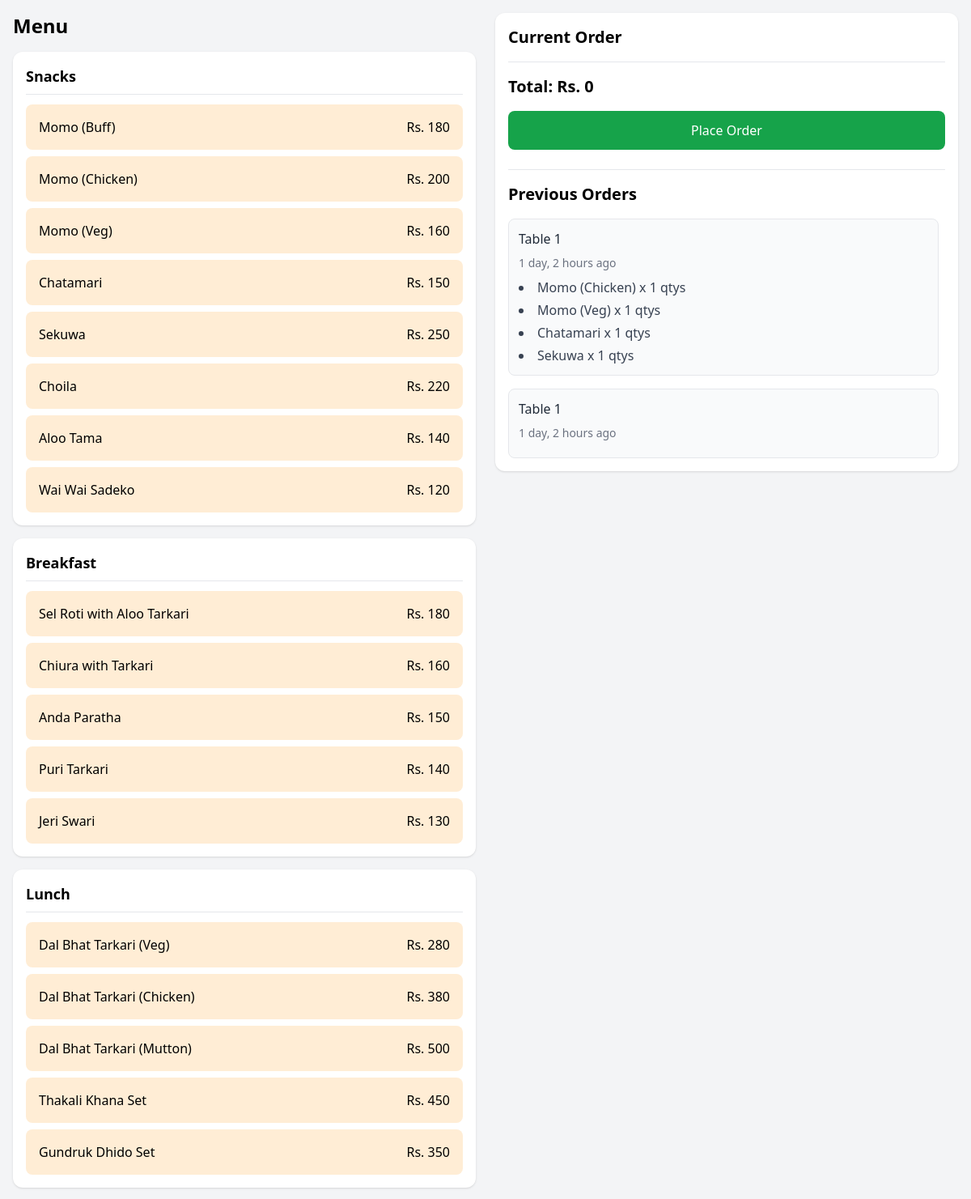
/orders/menu/1/ (signed in, upper part), run on the app's committed database.
### orders/models.py (models this page shows, shortened)
class Category(models.Model):
    name = models.CharField(max_length=150)
    class Meta:
        verbose_name_plural = "Categories"
    def __str__(self):
        return self.name

class MenuItem(models.Model):
    category = models.ForeignKey(Category, on_delete=models.CASCADE, related_name="items")
    name = models.CharField(max_length=200)
    price = models.PositiveIntegerField()
    description = models.TextField(null=True, blank=True)
    def __str__(self):
        return self.name

class Order(models.Model):
    class ORDER_STATUS(models.TextChoices):
        PREPARING = 'p', 'Preparing'
        READY = 'r', 'Ready'
        SERVED = 's', 'Served'
        BILLED = 'b', 'Billed'
    id = models.UUIDField(primary_key=True, default=uuid.uuid4, editable=False)
    table = models.ForeignKey(Table, on_delete=models.PROTECT, related_name="orders")
    status = models.CharField(max_length=2, choices=ORDER_STATUS, default=ORDER_STATUS.PREPARING)
    created_at = models.DateTimeField(auto_now_add=True)

class Table(models.Model):
    name = models.CharField(max_length=20)
    is_reserved = models.BooleanField(default=False, null=True)
    def __str__(self):
        return self.name

class OrderItem(models.Model):
    order = models.ForeignKey(Order, on_delete=models.PROTECT, related_name="items")
    menu_item = models.ForeignKey(MenuItem, on_delete=models.PROTECT, related_name="order_items")
    price = models.PositiveIntegerField()
    quantity = models.PositiveIntegerField(default=1)
    def __str__(self):
        return f"{self.menu_item}  x {self.quantity} qtys"

### orders/views.py (the view, shortened to what this page needs)
# urls.py: path("menu/<table_id>/", views.menu_view, name="menu_view_url"),
@role_required([User.ROLE_CHOICES.WAITER])
def menu_view(request, table_id):
    categories = Category.objects.all()
    orders = Order.objects.filter(
        table_id=table_id
    ).exclude(
        status=Order.ORDER_STATUS.BILLED
    ).order_by("-created_at")
    return render(request, "orders/menu.html", {
        'categories': categories,
        'table_id': table_id,
        'orders': orders
    })

### orders/templates/orders/menu.html (shortened to what this page needs)
{% load humanize %}
<!DOCTYPE html>
<html lang="en">
<head>
    <script src="https://cdn.tailwindcss.com"></script>
</head>
<body class="bg-gray-100">
    <div class="max-w-7xl mx-auto p-4">
        <div class="grid grid-cols-1 md:grid-cols-2 gap-6">
            <div>
                <h1 class="text-2xl font-bold mb-4">Menu</h1>
                {% for category in categories %}
                <div class="bg-white rounded-xl shadow p-4 mb-4">
                    <h2 class="font-bold text-lg mb-3 border-b pb-2">
                        {{ category }}
                    </h2>
                    <div class="grid gap-2">
                        {% for item in category.items.all %}
                        <div class="menu-item cursor-pointer bg-orange-100 hover:bg-orange-200 rounded-lg p-4 transition"
                            data-item-id="{{ item.id }}" data-item-name="{{ item.name }}"
                            data-item-price="{{ item.price }}">
                            <div class="flex justify-between">
                                <span class="font-medium">{{ item.name }}</span>
                                <span>Rs. {{ item.price }}</span>
                            </div>
                        </div>
                        {% endfor %}
                    </div>
                </div>
                {% endfor %}
            </div>
            <div class="bg-white rounded-xl shadow p-4 h-fit sticky top-4">
                <h2 class="text-xl font-bold mb-4">
                    Current Order
                </h2>
                <form class="border-t mt-4 pt-4" method="post">
                    <h3 id="total-price" class="text-xl font-bold">
                        Total: Rs. 0
                    </h3>
                    <button id="place-order-btn"
                        class="w-full mt-4 bg-green-600 text-white py-3 rounded-lg hover:bg-green-700">
                        Place Order
                    </button>
                </form>
                <div class="border-t mt-6 pt-4">
                    <h3 class="text-xl font-bold mb-4">
                        Previous Orders
                    </h3>
                    <div class="max-h-80 overflow-y-auto pr-2 space-y-4">
                        {% for order in orders %}
                        <div class="bg-gray-50 rounded-lg p-3 border border-gray-200">
                            <div class="font-medium text-gray-800 mb-2">
                                {{ order.table }}
                            </div>
                            <div class="text-sm text-gray-500 mb-2">
                                {{ order.created_at|naturaltime }}
                            </div>
                            <ul class="list-disc list-inside text-gray-700 space-y-1">
                                {% for item in order.items.all %}
                                <li>{{ item }}</li>
                                {% endfor %}
                            </ul>
                        </div>
                        {% empty %}
                        <div class="text-gray-500 text-sm">
                            No previous orders found.
                        </div>
                        {% endfor %}
                    </div>
                </div>
            </div>
        </div>
    </div>
</body>
</html>

### data on the page
Category: name "Snacks"
MenuItem: name "Momo (Buff)", price "180"
MenuItem: name "Momo (Chicken)", price "200"
MenuItem: name "Momo (Veg)", price "160"
MenuItem: name "Chatamari", price "150"
MenuItem: name "Sekuwa", price "250"
MenuItem: name "Choila", price "220"
MenuItem: name "Aloo Tama", price "140"
MenuItem: name "Wai Wai Sadeko", price "120"
Category: name "Breakfast"
MenuItem: name "Sel Roti with Aloo Tarkari", price "180"
MenuItem: name "Chiura with Tarkari", price "160"
MenuItem: name "Anda Paratha", price "150"
MenuItem: name "Puri Tarkari", price "140"
MenuItem: name "Jeri Swari", price "130"
Category: name "Lunch"
MenuItem: name "Dal Bhat Tarkari (Veg)", price "280"
MenuItem: name "Dal Bhat Tarkari (Chicken)", price "380"
MenuItem: name "Dal Bhat Tarkari (Mutton)", price "500"
MenuItem: name "Thakali Khana Set", price "450"
MenuItem: name "Gundruk Dhido Set", price "350"
Order: table "Table 1", created_at "1 day, 2 hours ago"
OrderItem: menu_item+quantity "Momo (Chicken) x 1 qtys"
OrderItem: menu_item+quantity "Momo (Veg) x 1 qtys"
OrderItem: menu_item+quantity "Chatamari x 1 qtys"
OrderItem: menu_item+quantity "Sekuwa x 1 qtys"
Order: table "Table 1", created_at "1 day, 2 hours ago"
